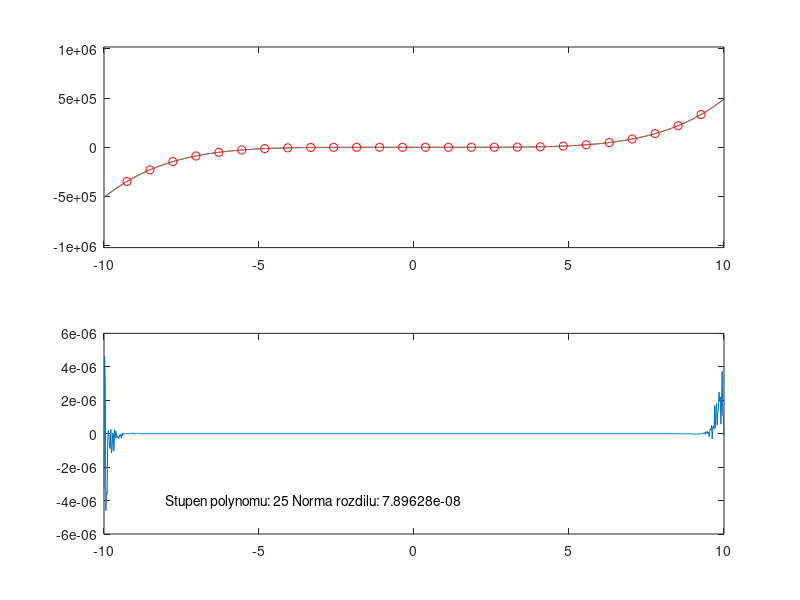

Here is the MATLAB script that generated this plot:
function lagrange

    % funkce, kterou budeme interpolovat
    function y=funkce(x)
        y = 5*x.^5-x.^4+3*x.^2-11*x+7;
        %y = x.^4 .* log(10+abs(x)) .* cos(x) .* exp(-abs(x));
        %y = exp(-x).*sqrt(abs(x));
        %y = 1./(abs(x)+1).*sin(x);
        %y = 1./(1+25*x.^2);
    end

    function y=Lagr(x1, x2, v, ii)
        y=0;
        for kk = 1 : ii 
            index = find(x2 ~= x2(kk)); % vyberu vsechny indexy mimo aktualniho kk
            % x1        - bod ve kterem interpoluji
            % x2        - zname body, ze kterych interpoluji
            % x2(index) - vsechny body mimo x2(ki)
            % v(kk)     - hodnota v aktualnim bode x2(kk)
            y = y + v(kk) * prod(x1-x2(index)) / prod(x2(kk)-x2(index));
        end
    end


a  = -10; % minimum x
b  =  10; % maximum x
N = 1000; % pocet bodu pro ktere budeme iterpolovat
cx =  a : (b-a)/N : b; % body, ve kterych budeme funkci interpolovat
n  =  26; % nejvyssi stupen interpolace
figure;

for i = 1 : n   % zkousime ruzne stupne interpolacniho polynomu
	step=(b-a)/(i+1); % velikost kroku pro dany stupen interpolace

    xx=zeros(1,i);  % body, ve kterych funkci zname
    val=zeros(1,i); % hodnoty funkce ve znamych bodech
    for j = 1 : i   % presne funkci vyhodnocujeme v i bodech
        xx(j)  = a + j*step;     % ekvidistantni body
        val(j) = funkce(xx(j)); 
    end

    eL=zeros(1,length(cx)); % hodnoty interpolacniho polynomu 
    for k=1:length(cx) % upraveno z fixniho 1001 -- co kdybychom chteli zmenit pocet bodu??
        eL(k) = Lagr(cx(k),xx,val,i); % hodnota polynomu v bode cx(k)
    end;

    eL2=zeros(1,length(cx)); % odhad chyby 
    if i>1
        cx2 = xx(1) : (xx(i)-xx(1))/N : xx(i);
    else
        cx2=cx;
    end
    for k=1:length(cx)
        eL2(k)=Lagr(cx2(k),xx,val,i); 
    end
    
    % nakreslime grafy
	subplot(2,1,1), plot(cx,funkce(cx),cx,eL);  % puvodni funkce
	mf=max(abs(funkce(cx)));
	set(gca,'YLim',[-2*mf 2*mf]);
	hold on;
	plot(xx,val,'LineStyle','none','Marker','o','MarkerSize',6,'Color',[1 0 0]); % hodnoty ve znamych bodech
	hold off;
	subplot(2,1,2), plot(cx,funkce(cx)-eL);     % interpolacni polynom
	s=get(gca,'YLim');
	set(gca,'YLim',[-max(abs(s)) max(abs(s))]);
	s=get(gca,'YLim');
	str=sprintf('Stupen polynomu: %d Norma rozdilu: %g',i-1,norm(funkce(cx2)-eL2));
	text(a+(b-a)/10,s(1)+s(2)/3,str,'FontSize',10);	
	
    waitforbuttonpress;
    
end


end